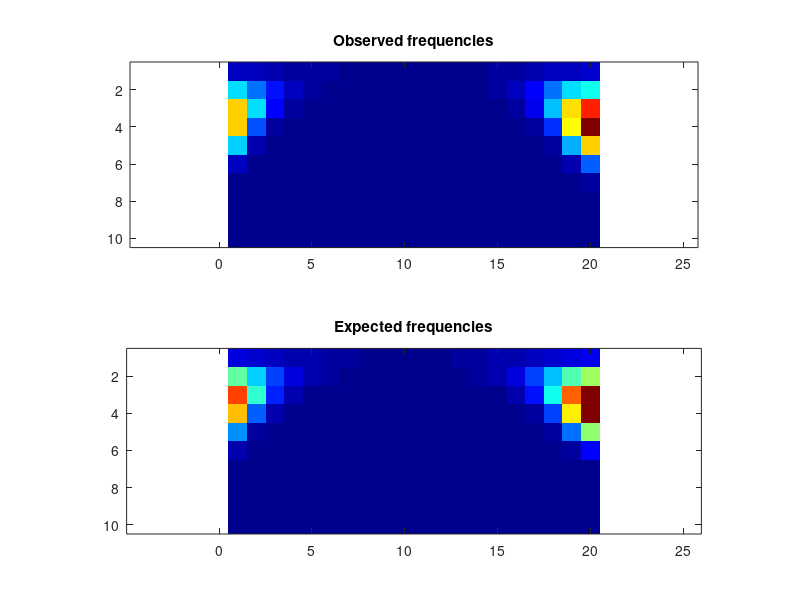

Write MATLAB code to recreate this figure.
frequencies = [ 5951, 5179, 4057, 3030, 2130, 1632, 1205, 962, 803, 782, 813, 935, 1177, 1447, 2140, 2937, 3982, 5063, 6081, 6373; 34006, 23202, 12870, 6180, 2663, 1258, 650, 361, 284, 238, 252, 396, 630, 1186, 2582, 5638, 12068, 22137, 33081, 38138; 67059, 33478, 11107, 2705, 641, 143, 40, 11, 6, 4, 4, 14, 43, 147, 559, 2483, 9773, 30681, 64318, 84197; 67105, 19211, 2904, 269, 19, 1, 0, 0, 0, 0, 0, 0, 0, 1, 24, 237, 2436, 17004, 61707, 100336; 31862, 3579, 121, 2, 0, 0, 0, 0, 0, 0, 0, 0, 0, 0, 0, 3, 88, 2787, 28336, 66412; 5253, 77, 0, 0, 0, 0, 0, 0, 0, 0, 0, 0, 0, 0, 0, 0, 0, 45, 4084, 21630; 117, 0, 0, 0, 0, 0, 0, 0, 0, 0, 0, 0, 0, 0, 0, 0, 0, 0, 58, 2344; 0, 0, 0, 0, 0, 0, 0, 0, 0, 0, 0, 0, 0, 0, 0, 0, 0, 0, 0, 36; 0, 0, 0, 0, 0, 0, 0, 0, 0, 0, 0, 0, 0, 0, 0, 0, 0, 0, 0, 0; 0, 0, 0, 0, 0, 0, 0, 0, 0, 0, 0, 0, 0, 0, 0, 0, 0, 0, 0, 0 ];
expFrequencies = [ 21323.1, 18321.6, 14474.3, 10810.9, 7893.23, 5826.21, 4475.61, 3655.62, 3218.03, 3074.66, 3195.54, 3605.97, 4389.07, 5688.32, 7688.55, 10534.2, 14149.3, 18015.7, 21133, 22406.7; 108234, 75430, 42916, 21243.3, 9885.21, 4680.1, 2418.93, 1444.31, 1038.19, 921.554, 1019.36, 1394.35, 2302.42, 4409.85, 9269.68, 19950.9, 40638.8, 72460.4, 105956, 121746; 189793, 97116.9, 34048.2, 9193.94, 2199.49, 536.433, 151.717, 55.7134, 29.1045, 22.9859, 28.0702, 52.0027, 137.929, 479.093, 1949.41, 8178.41, 30764.7, 90136.5, 182454, 236021; 159643, 49177.3, 7903.4, 815.959, 67.4554, 5.55789, 0.571327, 0.0912656, 0.0273962, 0.0176386, 0.0256106, 0.0803659, 0.480419, 4.54132, 54.5775, 665.976, 6627.01, 43154.3, 148927, 234482; 60681.4, 7342.99, 287.633, 4.96067, 0.0517636, 0.00048323, 6.27696e-006, 1.77446e-007, 1.64249e-008, 6.80405e-009, 1.43581e-008, 1.38222e-007, 4.4934e-006, 0.000329656, 0.0349497, 3.43515, 210.47, 5819.92, 53524.7, 121678; 7402.43, 121.896, 0.186466, 3.95189e-005, 2.26753e-009, 8.55778e-014, 2.91353e-018, 0, 0, 0, 0, 0, 0, 3.6923e-014, 9.69586e-010, 1.81457e-005, 0.0983696, 77.2878, 5803.19, 27964.4; 105.27, 0.00238942, 2.03708e-011, 0, 0, 0, 0, 0, 0, 0, 0, 0, 0, 0, 0, 0, 3.09531e-012, 0.000677953, 58.46, 1776.62; 2.59943e-006, 0, 0, 0, 0, 0, 0, 0, 0, 0, 0, 0, 0, 0, 0, 0, 0, 0, 2.56457e-008, 7.184; 0, 0, 0, 0, 0, 0, 0, 0, 0, 0, 0, 0, 0, 0, 0, 0, 0, 0, 0, 0; 0, 0, 0, 0, 0, 0, 0, 0, 0, 0, 0, 0, 0, 0, 0, 0, 0, 0, 0, 0 ];
colormap(jet);
clf; subplot(2,1,1);
imagesc(frequencies);
title('Observed frequencies');
axis equal;
subplot(2,1,2);
imagesc(expFrequencies);
axis equal;
title('Expected frequencies');
